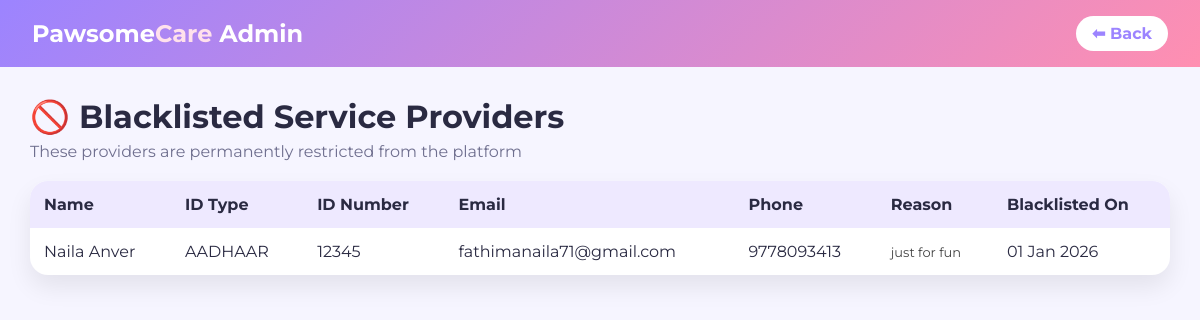
The page /blacklist/ on the database its author committed.
### PetCare/models.py (models this page shows, shortened)
class BlacklistedProvider(models.Model):
    full_name = models.CharField(max_length=100)
    id_type = models.CharField(max_length=20)
    id_number = models.CharField(max_length=50, unique=True)
    phone_number = models.CharField(max_length=15, null=True, blank=True)
    email = models.EmailField(null=True, blank=True)
    reason = models.TextField(default="Violation of platform policies")
    blacklisted_on = models.DateTimeField(auto_now_add=True)

### PetCare/views.py (the view)
# urls.py: path('blacklist/',views.blacklist,name='blacklist'),
def blacklist(request):
    providers = BlacklistedProvider.objects.all()
    return render(request,'admin/blacklist.html',{'providers':providers})

### PetCare/templates/admin/blacklist.html (shortened to what this page needs)
{% load static %}
<!DOCTYPE html>
<html lang="en">
<head>
    <link rel="stylesheet" href="{% static 'css/admin/blacklist.css' %}">
</head>
<body>
<nav class="admin-navbar">
    <h2 class="logo">Pawsome<span>Care</span> Admin</h2>
    <a href="{% url 'provider_manage' %}" class="back-btn">⬅ Back</a>
</nav>
<div class="container">
    <h1>🚫 Blacklisted Service Providers</h1>
    <p class="subtitle">These providers are permanently restricted from the platform</p>
    <div class="table-wrapper">
        <table>
            <thead>
                <tr>
                    <th>Name</th>
                    <th>ID Type</th>
                    <th>ID Number</th>
                    <th>Email</th>
                    <th>Phone</th>
                    <th>Reason</th>
                    <th>Blacklisted On</th>
                </tr>
            </thead>
            <tbody>
                {% for provider in providers %}
                <tr>
                    <td>{{ provider.full_name }}</td>
                    <td>{{ provider.id_type|upper }}</td>
                    <td>
                        {{ provider.id_number }}
                    </td>
                    <td>{{ provider.email }}</td>
                    <td>{{ provider.phone_number }}</td>
                    <td class="reason">{{ provider.reason }}</td>
                    <td>{{ provider.blacklisted_on|date:"d M Y" }}</td>
                </tr>
                {% empty %}
                <tr>
                    <td colspan="7" class="empty">
                        🎉 No blacklisted providers found
                    </td>
                </tr>
                {% endfor %}
            </tbody>
        </table>
    </div>
</div>
</body>
</html>

### PetCare/static/css/admin/blacklist.css (style rules this page uses)
* { margin: 0; padding: 0; box-sizing: border-box; font-family: 'Montserrat', sans-serif; }
body { background: #F6F5FF; color: #2A2A42; }
.admin-navbar { background: linear-gradient(135deg, #9C84FF, #FF8FB1); padding: 16px 32px; display: flex; justify-content: space-between; align-items: center; color: white; }
.logo span { color: #FFE1EC; }
.back-btn { background: white; color: #9C84FF; padding: 8px 16px; border-radius: 20px; font-weight: 700; text-decoration: none; }
.container { padding: 30px; }
h1 { margin-bottom: 6px; }
.subtitle { color: #6F6F8F; margin-bottom: 20px; }
.table-wrapper { background: white; border-radius: 18px; overflow-x: auto; box-shadow: 0 12px 25px rgba(0,0,0,0.08); }
table { width: 100%; border-collapse: collapse; }
th, td { padding: 14px; text-align: left; }
th { background: #EEE9FF; font-weight: 700; }
.reason { max-width: 280px; font-size: 13px; color: #444; }

### rows shown on the page
BlacklistedProvider: full_name "Naila Anver", id_type "AADHAAR", id_number "12345", email "fathimanaila71@gmail.com", phone_number "9778093413", reason "just for fun", blacklisted_on "01 Jan 2026"
